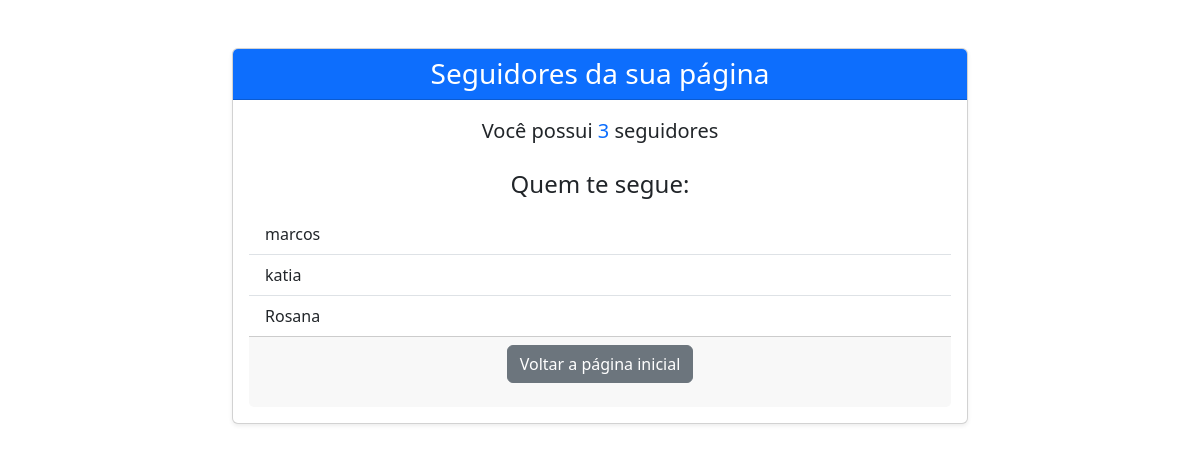
/meus_seguidores (signed in), run on an earlier commit of the app's database.
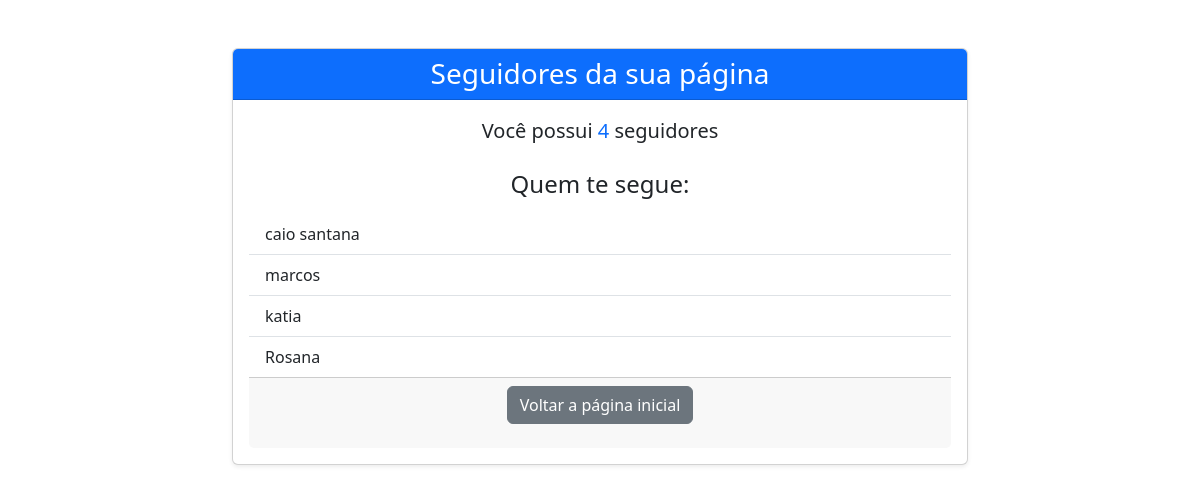
And on a later commit of the database.
### redesocial/models.py (models this page shows, shortened)
class Conta(models.Model):
    nome = models.CharField(max_length=400)
    biografia = models.CharField(max_length=1000, blank=True)
    interesses = models.CharField(max_length=1000, blank=True)
    estado_civil = models.CharField(max_length=500, blank = True)
    dono_da_conta = models.ForeignKey(User,  on_delete=models.CASCADE)
    seguidores = models.ManyToManyField('self', symmetrical=False, related_name='MeSeguindo')
    seguindo = models.ManyToManyField('self', symmetrical=False, related_name='ContasSeguidas')
    foto_perfil = models.ImageField(upload_to = 'redesocial/fotos', blank=True)
    data_criacao = models.DateField(auto_now_add = True)
    numero_seguidores = models.IntegerField(default=0)
    numero_seguindo = models.IntegerField(default=0)

### redesocial/views.py (the view)
# urls.py: path('meus_seguidores', views.meus_seguidores, name='meus_seguidores'),
@login_required
def meus_seguidores(request):
    conta = Conta.objects.get(dono_da_conta = request.user)
    mensagem_seguidores = "Seguidores da sua página"
    numero_seguidores = conta.numero_seguidores
    seguidores = conta.seguidores.all()
    dicionario_seguidores = {'mensagem_seguidores':mensagem_seguidores, 'seguidores':seguidores, 'numero_seguidores':numero_seguidores}
    return render(request, 'redesocial/meus_seguidores.html', dicionario_seguidores)

### redesocial/templates/redesocial/meus_seguidores.html (shortened to what this page needs)
<!DOCTYPE html>
<html lang="pt-br">
    <head>
        <link href="https://cdn.jsdelivr.net/npm/bootstrap@5.3.6/dist/css/bootstrap.min.css" rel="stylesheet">
    </head>
    <body>
        <div class="container mt-5">
            <div class="row justify-content-center">
                <div class="col-md-8">
                    <div class="card shadow-sm">
                        <div class="card-header bg-primary text-white text-center">
                                <h1 class="h3 mb-0">{{mensagem_seguidores}}</h1>
                        </div>
                        <div class="card-body">
                            <p class="lead text-center mb-4">Você possui <strong class="text-primary">{{numero_seguidores}}</strong> seguidores</p>
                            {%if seguidores%}
                                <h4 class="mb-3 text-center">Quem te segue:</h4>
                                <ul class="list-group list-group-flush">
                                    {%for seguidor in seguidores%}
                                        <li class="list-group-item d-flex justify-content-between align items-center">
                                            <p class="mb-0">{{seguidor.nome}}</p>
                                        </li>
                                    {%endfor%}
                                </ul>
                            {%endif%}
                            <div class="card-footer text-center">
                                <p><a href="{%url 'index'%}" class="btn btn-secondary">Voltar a página inicial</a></p>
                            </div>
     </body>
</html>

What changed in the data, as far as the page shows it:
now on this page (row edited): Conta: nome "caio santana"
Also different on the page:
{{ numero_seguidores }}: "3" → "4"
